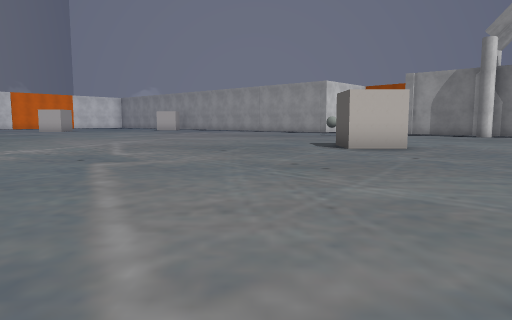
view 1 (above)

23 first-person views from a walk through a scene from a Unity 3-D project. The camera is 1.2 m above the floor, tilts 6° down and sees 70° across. The floor is counted in squares, 2 m on a side. Each view is taken from the middle of a square. On the plan, view 1 faces up. The plan holds only what a view shows up to about 10 squares ahead; the rest is blank. The place goes on beyond the plan. The player is left out. Some animated figures are not drawn. Some surface patterns are stand-ins.

view 2
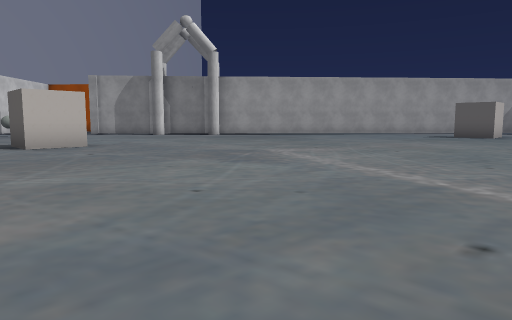

view 3
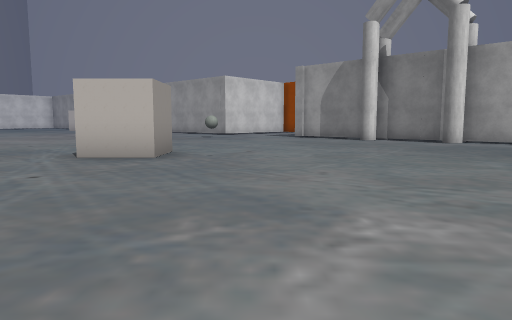

view 4
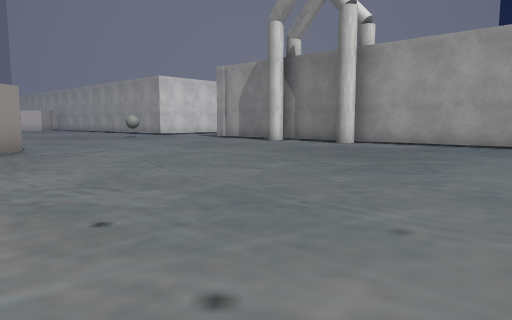

view 5
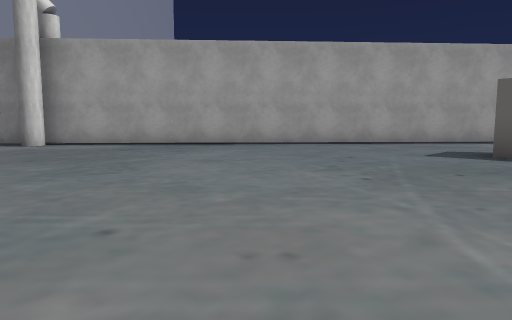

view 6
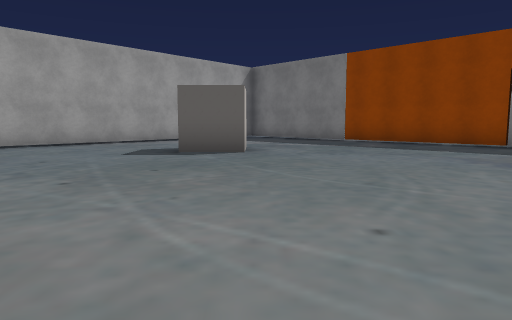

view 7
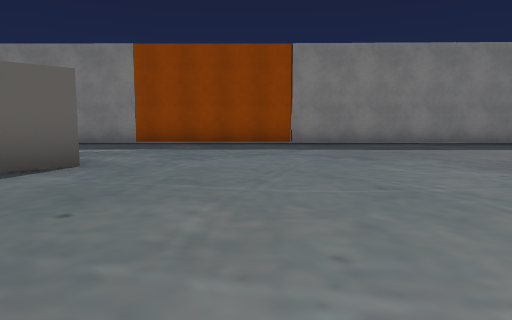

view 8
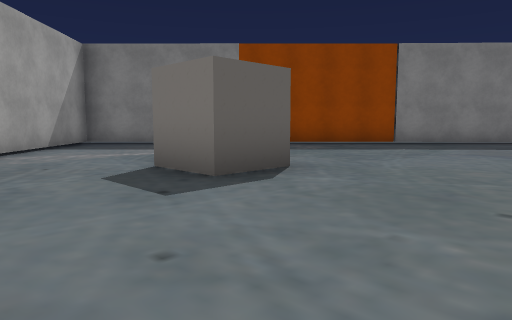

view 9
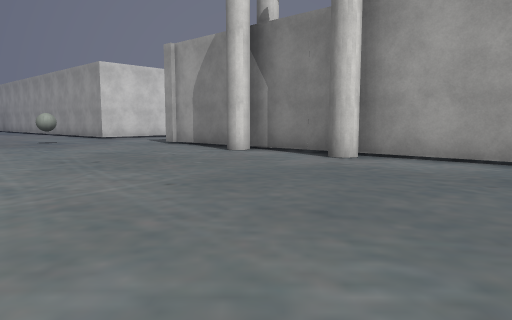

view 10
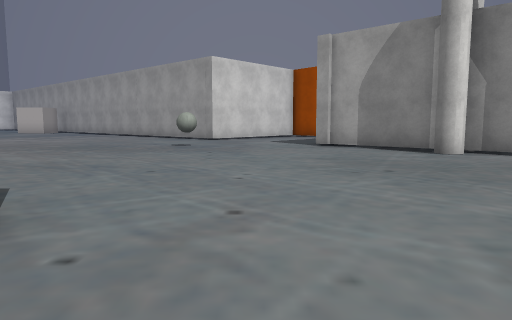

view 11
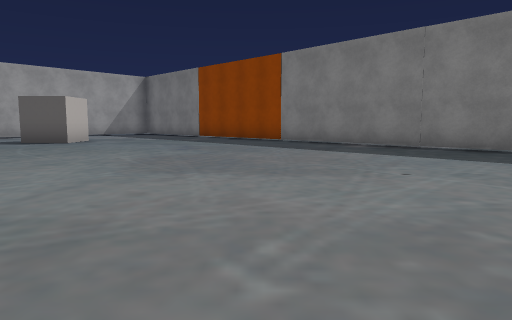

view 12
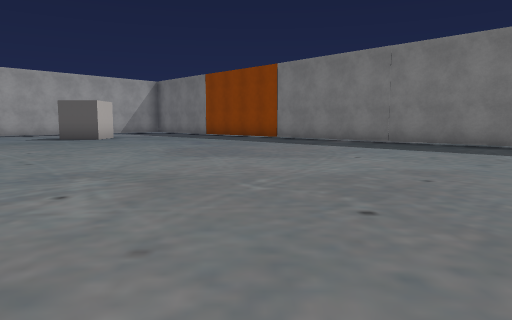

view 13
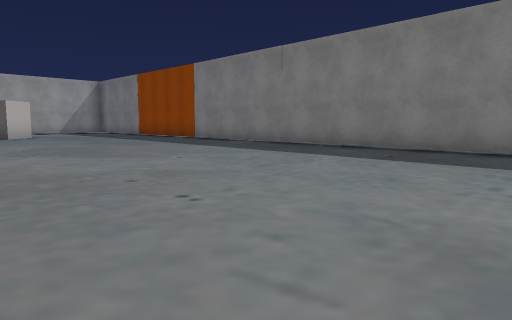

view 14
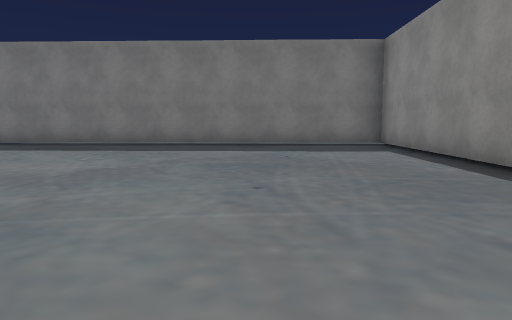

view 15
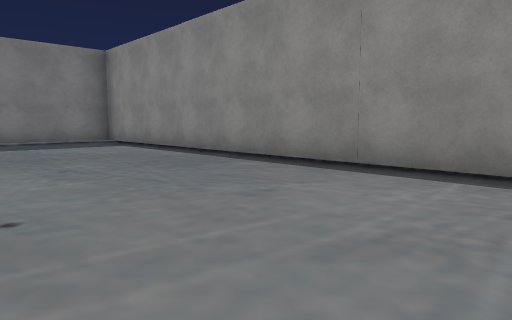

view 16
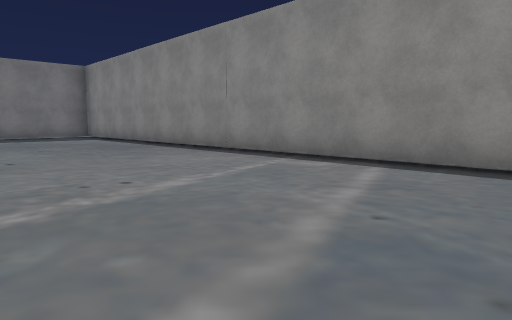

view 17
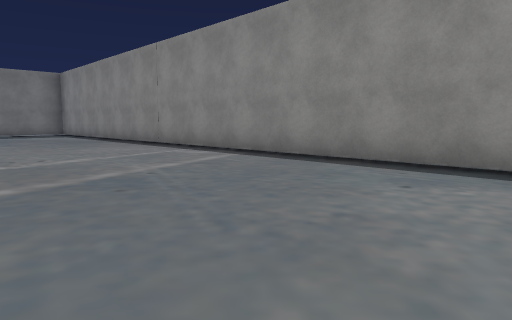

view 18
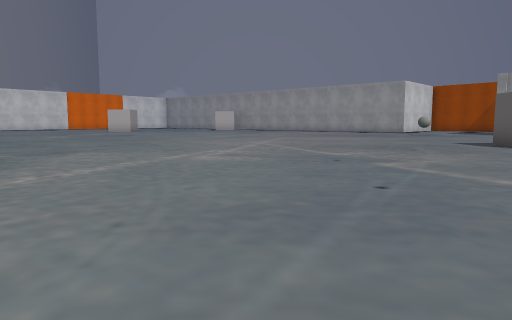

view 19
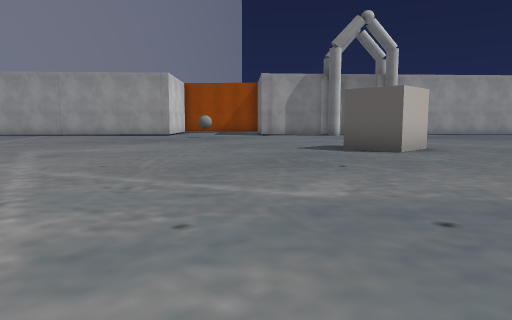

view 20
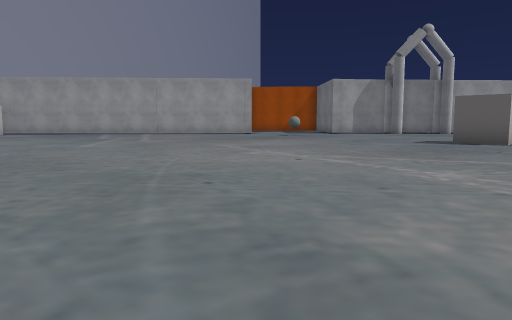

view 21
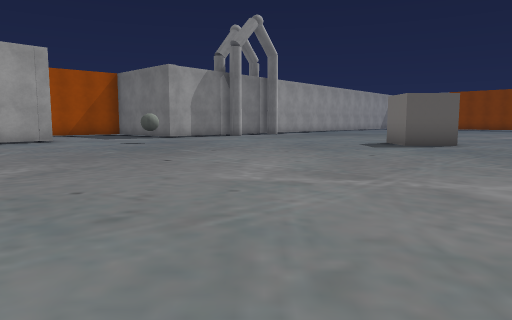

view 22
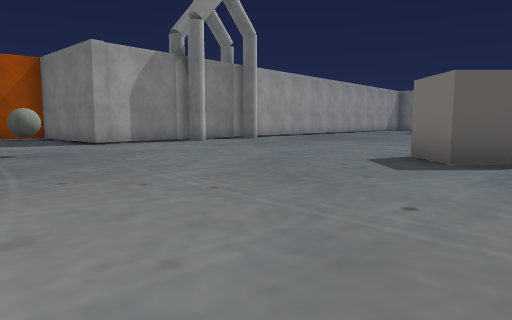

view 23
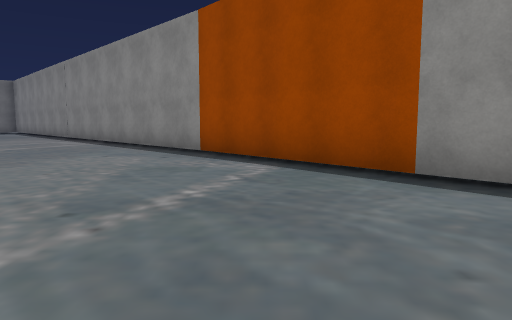

### Floor plan
Points are (right, up) in squares from view 1. A wall is a line through its corners. A room is listed if a view was taken in it or the views show most of it. See-through windows are left out.
Room 1 (views 1, 2, 3, 4, 5, 6, 7, 8, 9, 10, 11, 12, 13, 14, 15, 16, 17, 18, 19, 20, 21, 22, 23)
walls: (8.5, 14.5) (6.6, 16.2) (7.1, 16.8); (-9.9, 0.1) (4.4, -15) (19.5, -0.9); (-10.4, 0.9) (-9.7, 0.1); (19.4, -0.8) (22.4, 2.2) (10.8, 12.5)
ways out: opening at (9.5, 13.5)
objects: other object (2, 8) to (3, 9); other object (10, 12); other object (16, 3)

Positions as (right, up) in squares from view 1, and headings:
1: (0, 0), facing up
2: (0, -1), facing up-right
3: (5, 2), facing up
4: (8, 2), facing up
5: (8, 2), facing up-right
6: (8, 2), facing right
7: (10, 4), facing down-right
8: (12, 6), facing down-right
9: (9, 6), facing up
10: (5, 7), facing up
11: (5, -3), facing right
12: (3, -3), facing right
13: (3, -6), facing right
14: (0, -6), facing down-right
15: (0, -4), facing down
16: (-2, -1), facing down
17: (-4, 1), facing down
18: (-4, 0), facing up
19: (-5, 5), facing up-right
20: (-9, 6), facing up-right
21: (-7, 13), facing right
22: (-3, 12), facing right
23: (-8, 4), facing down
